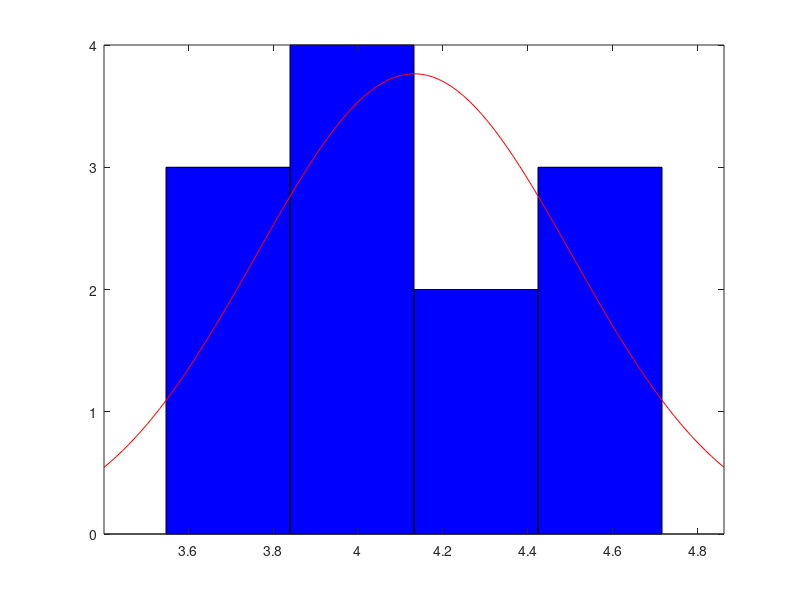

Write MATLAB code to recreate this figure. (Note: this script raises an error after producing the figure.)
% Script for analysis of data. It assumes the data set is stationary and
% does not have a functional dependence on other variables. For example, a
% set of readings from a voltmeter or mass readings from a scale would
% qualify.
% The inputs consist of the data set and the desired confidence level.
% The script calculates the following:
%    1. The mean or average of the data
%    2. The sample standard deviation of the data
%    3. The count of the data
%    4. The estimated standard error of the data
%    5. The Student-t value
%    6. The confidence interval
% It plots a histogram of the data, with a fitted normal distribution, and
% the 
data = [4.108   4.367   3.548   4.172   4.064   3.738   3.913   4.069 ...
    4.716   4.554   3.730   4.607]; % Replace these with your data set
confLev = 0.95;
xbar = mean(data) % Arithmetic mean
S = std(data) % Standard Deviation
N = length(data) % Count
ESE = S/sqrt(N) % Estimated Standard Error
% tinv is for 1-tailed, for 2-tailed we need to halve the range
StdT = tinv((1-0.5*(1-confLev)),N-1) % The Student t value
lambda = StdT*ESE % 1/2 of the confidence interval �lambda
h = histfit(data); % Plot histogram and normal curve
hold on
bob = get(h(2)); % Get the normal curve data
mx = max(h(2).YData); % Get the max in the normal curve data
line([xbar xbar], [0 mx*1.05], 'LineWidth',3) % Plot a line for the mean
line([xbar-S xbar-S], [0 mx*0.65], 'LineWidth',3) % Plot a line for 1 S
                                                  % below the mean
line([xbar+S xbar+S], [0 mx*0.65], 'LineWidth',3) % Plot a line for
                                                  % 1 S above the mean
line([xbar-lambda xbar+lambda], [mx*1.07 mx*1.07]) % Plot the conf. int.
line([xbar-lambda xbar-lambda], [mx*1.02 mx*1.12])
line([xbar+lambda xbar+lambda], [mx*1.02 mx*1.12])
title('Histogram and Fitted Normal Distribution of Data')
xlabel('Data Range')
ylabel('Count')
txt2 = '$\leftarrow \bar{x} + S$';
text(xbar+S,mx*0.65,txt2,'Interpreter','latex')
txt3 = '$\bar{x} - S \rightarrow$';
text(xbar-S-0.55*S,mx*0.65,txt3,'Interpreter','latex')
txt4 = '  Confidence Interval';
text(xbar+lambda,mx*1.07,txt4)
hold off

